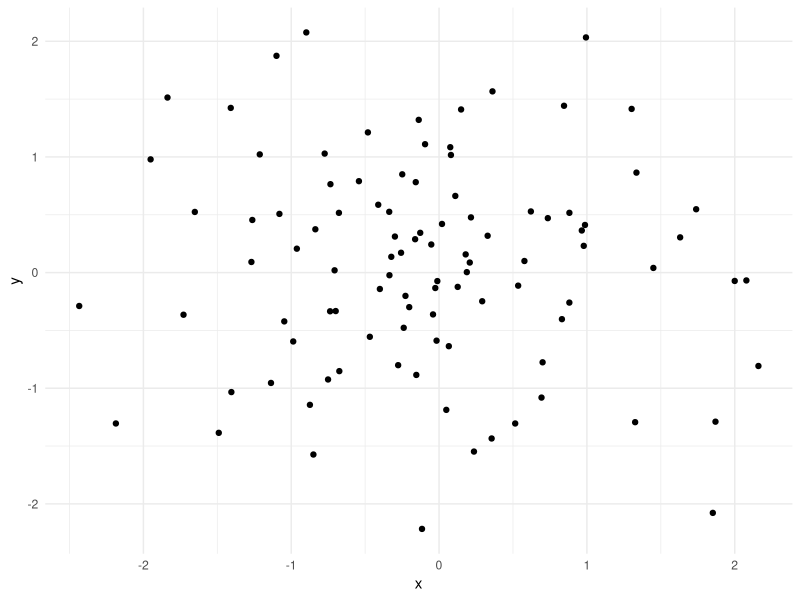
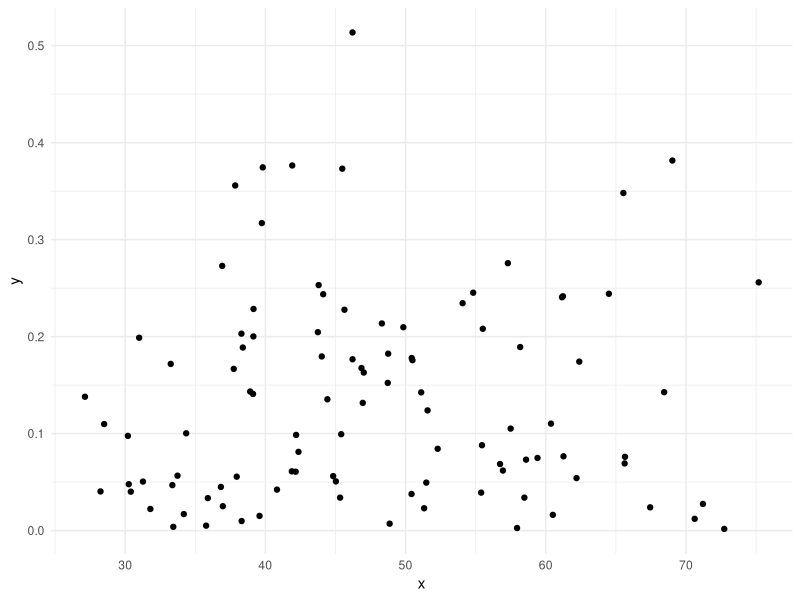

These charts were generated, in order, by the following R code:
## ---- chunk 1

print('Welcome Saturday')
## ---- chunk 2
# This is second work!
print('Unwelcome Monday')
## ---- chunk 3
1+1
## ---- chunk 4
1+2
## ---- chunk 5
library("tidyverse")
df <- tibble(x = c(1,2,3)) |> 
  mutate(y = x*2)
## ---- chunk 6
df2 <- df |> 
  mutate(z = y*2)
## ---- chunk 7
df3 <- df2 |> 
  group_by(x) |> 
  summarise(x, mean(y))
## ---- chunk 8
library(tidyverse)
ggplot(data = data.frame(x = rnorm(100),
                         y = rnorm(100)),
       mapping = aes(x=x,
                     y=y)) + 
  geom_point() +
  theme_minimal()
## ---- chunk 9
library(tidyverse)
1+1
ggplot(data = data.frame(x = rchisq(100, 0, 50),
                         y = rbeta(100, 1, 8)),
       mapping = aes(x=x,
                     y=y)) + 
  geom_point() +
  theme_minimal()
